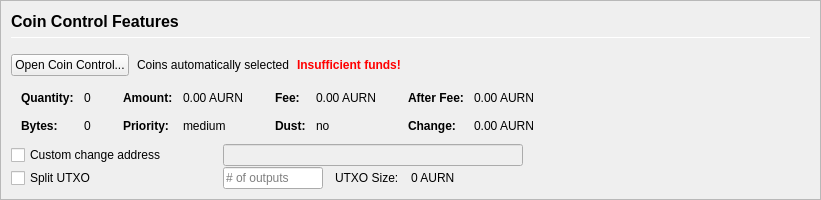
         <widget class="QFrame" name="frameCoinControl">
          <property name="sizePolicy">
           <sizepolicy hsizetype="Expanding" vsizetype="Expanding">
            <horstretch>0</horstretch>
            <verstretch>0</verstretch>
           </sizepolicy>
          </property>
          <property name="maximumSize">
           <size>
            <width>16777215</width>
            <height>16777215</height>
           </size>
          </property>
          <property name="frameShape">
           <enum>QFrame::StyledPanel</enum>
          </property>
          <property name="frameShadow">
           <enum>QFrame::Sunken</enum>
          </property>
          <layout class="QVBoxLayout" name="verticalLayoutCoinControl2">
           <property name="spacing">
            <number>0</number>
           </property>
           <property name="leftMargin">
            <number>0</number>
           </property>
           <property name="topMargin">
            <number>0</number>
           </property>
           <property name="rightMargin">
            <number>0</number>
           </property>
           <property name="bottomMargin">
            <number>0</number>
           </property>
           <item>
            <widget class="QFrame" name="frameCoinControl_BG">
             <layout class="QVBoxLayout" name="verticalLayoutCoinControl" stretch="0,0,0,0,0,0">
              <property name="spacing">
               <number>1</number>
              </property>
              <property name="leftMargin">
               <number>10</number>
              </property>
              <property name="topMargin">
               <number>10</number>
              </property>
              <item>
               <layout class="QHBoxLayout" name="horizontalLayoutCoinControl1">
                <property name="bottomMargin">
                 <number>15</number>
                </property>
                <item>
                 <layout class="QVBoxLayout" name="verticalLayout_3">
                  <property name="spacing">
                   <number>6</number>
                  </property>
                  <item>
                   <widget class="QLabel" name="labelCoinControlFeatures">
                    <property name="sizePolicy">
                     <sizepolicy hsizetype="Preferred" vsizetype="Maximum">
                      <horstretch>0</horstretch>
                      <verstretch>0</verstretch>
                     </sizepolicy>
                    </property>
                    <property name="minimumSize">
                     <size>
                      <width>0</width>
                      <height>20</height>
                     </size>
                    </property>
                    <property name="font">
                     <font>
                      <pointsize>12</pointsize>
                      <weight>75</weight>
                      <bold>true</bold>
                     </font>
                    </property>
                    <property name="styleSheet">
                     <string notr="true">font-weight:bold;</string>
                    </property>
                    <property name="text">
                     <string>Coin Control Features</string>
                    </property>
                   </widget>
                  </item>
                  <item>
                   <widget class="Line" name="line">
                    <property name="minimumSize">
                     <size>
                      <width>0</width>
                      <height>1</height>
                     </size>
                    </property>
                    <property name="maximumSize">
                     <size>
                      <width>16777215</width>
                      <height>1</height>
                     </size>
                    </property>
                    <property name="orientation">
                     <enum>Qt::Horizontal</enum>
                    </property>
                   </widget>
                  </item>
                 </layout>
                </item>
               </layout>
              </item>
              <item>
               <layout class="QHBoxLayout" name="horizontalLayoutCoinControl2" stretch="0,0,0,0">
                <property name="spacing">
                 <number>8</number>
                </property>
                <property name="bottomMargin">
                 <number>10</number>
                </property>
                <item>
                 <widget class="QPushButton" name="pushButtonCoinControl">
                  <property name="styleSheet">
                   <string notr="true"/>
                  </property>
                  <property name="text">
                   <string>Open Coin Control...</string>
                  </property>
                  <property name="autoDefault">
                   <bool>false</bool>
                  </property>
                 </widget>
                </item>
                <item>
                 <widget class="QLabel" name="labelCoinControlAutomaticallySelected">
                  <property name="text">
                   <string>Coins automatically selected</string>
                  </property>
                  <property name="margin">
                   <number>5</number>
                  </property>
                 </widget>
                </item>
                <item>
                 <widget class="QLabel" name="labelCoinControlInsuffFunds">
                  <property name="font">
                   <font>
                    <weight>75</weight>
                    <bold>true</bold>
                   </font>
                  </property>
                  <property name="styleSheet">
                   <string notr="true">color:red;font-weight:bold;</string>
                  </property>
                  <property name="text">
                   <string>Insufficient funds!</string>
                  </property>
                  <property name="margin">
                   <number>5</number>
                  </property>
                 </widget>
                </item>
                <item>
                 <spacer name="horizontalSpacerCoinControl">
                  <property name="orientation">
                   <enum>Qt::Horizontal</enum>
                  </property>
                  <property name="sizeHint" stdset="0">
                   <size>
                    <width>40</width>
                    <height>1</height>
                   </size>
                  </property>
                 </spacer>
                </item>
               </layout>
              </item>
              <item>
               <widget class="QWidget" name="widgetCoinControl" native="true">
                <property name="sizePolicy">
                 <sizepolicy hsizetype="Preferred" vsizetype="Preferred">
                  <horstretch>0</horstretch>
                  <verstretch>0</verstretch>
                 </sizepolicy>
                </property>
                <property name="minimumSize">
                 <size>
                  <width>0</width>
                  <height>0</height>
                 </size>
                </property>
                <property name="styleSheet">
                 <string notr="true"/>
                </property>
                <layout class="QHBoxLayout" name="horizontalLayoutCoinControl5">
                 <property name="leftMargin">
                  <number>0</number>
                 </property>
                 <property name="topMargin">
                  <number>0</number>
                 </property>
                 <property name="rightMargin">
                  <number>0</number>
                 </property>
                 <property name="bottomMargin">
                  <number>0</number>
                 </property>
                 <item>
                  <layout class="QHBoxLayout" name="horizontalLayoutCoinControl3" stretch="0,0,0,1">
                   <property name="spacing">
                    <number>20</number>
                   </property>
                   <property name="topMargin">
                    <number>0</number>
                   </property>
                   <property name="bottomMargin">
                    <number>10</number>
                   </property>
                   <item>
                    <layout class="QFormLayout" name="formLayoutCoinControl1">
                     <property name="horizontalSpacing">
                      <number>10</number>
                     </property>
                     <property name="verticalSpacing">
                      <number>14</number>
                     </property>
                     <property name="leftMargin">
                      <number>10</number>
                     </property>
                     <property name="topMargin">
                      <number>4</number>
                     </property>
                     <property name="rightMargin">
                      <number>6</number>
                     </property>
                     <item row="0" column="0">
                      <widget class="QLabel" name="labelCoinControlQuantityText">
                       <property name="font">
                        <font>
                         <weight>75</weight>
                         <bold>true</bold>
                        </font>
                       </property>
                       <property name="text">
                        <string>Quantity:</string>
                       </property>
                       <property name="margin">
                        <number>0</number>
                       </property>
                      </widget>
                     </item>
                     <item row="0" column="1">
                      <widget class="QLabel" name="labelCoinControlQuantity">
                       <property name="cursor">
                        <cursorShape>IBeamCursor</cursorShape>
                       </property>
                       <property name="contextMenuPolicy">
                        <enum>Qt::ActionsContextMenu</enum>
                       </property>
                       <property name="text">
                        <string notr="true">0</string>
                       </property>
                       <property name="margin">
                        <number>0</number>
                       </property>
                       <property name="textInteractionFlags">
                        <set>Qt::LinksAccessibleByMouse|Qt::TextSelectableByKeyboard|Qt::TextSelectableByMouse</set>
                       </property>
                      </widget>
                     </item>
                     <item row="1" column="0">
                      <widget class="QLabel" name="labelCoinControlBytesText">
                       <property name="font">
                        <font>
                         <weight>75</weight>
                         <bold>true</bold>
                        </font>
                       </property>
                       <property name="text">
                        <string>Bytes:</string>
                       </property>
                      </widget>
                     </item>
                     <item row="1" column="1">
                      <widget class="QLabel" name="labelCoinControlBytes">
                       <property name="cursor">
                        <cursorShape>IBeamCursor</cursorShape>
                       </property>
                       <property name="contextMenuPolicy">
                        <enum>Qt::ActionsContextMenu</enum>
                       </property>
                       <property name="text">
                        <string notr="true">0</string>
                       </property>
                       <property name="textInteractionFlags">
                        <set>Qt::LinksAccessibleByMouse|Qt::TextSelectableByKeyboard|Qt::TextSelectableByMouse</set>
                       </property>
                      </widget>
                     </item>
                    </layout>
                   </item>
                   <item>
                    <layout class="QFormLayout" name="formLayoutCoinControl2">
                     <property name="horizontalSpacing">
                      <number>10</number>
                     </property>
                     <property name="verticalSpacing">
                      <number>14</number>
                     </property>
                     <property name="leftMargin">
                      <number>6</number>
                     </property>
                     <property name="topMargin">
                      <number>4</number>
                     </property>
                     <property name="rightMargin">
                      <number>6</number>
                     </property>
                     <item row="0" column="0">
                      <widget class="QLabel" name="labelCoinControlAmountText">
                       <property name="font">
                        <font>
                         <weight>75</weight>
                         <bold>true</bold>
                        </font>
                       </property>
                       <property name="text">
                        <string>Amount:</string>
                       </property>
                       <property name="margin">
                        <number>0</number>
                       </property>
                      </widget>
                     </item>
                     <item row="0" column="1">
                      <widget class="QLabel" name="labelCoinControlAmount">
                       <property name="cursor">
                        <cursorShape>IBeamCursor</cursorShape>
                       </property>
                       <property name="contextMenuPolicy">
                        <enum>Qt::ActionsContextMenu</enum>
                       </property>
                       <property name="text">
                        <string notr="true">0.00 AURN</string>
                       </property>
                       <property name="textInteractionFlags">
                        <set>Qt::LinksAccessibleByMouse|Qt::TextSelectableByKeyboard|Qt::TextSelectableByMouse</set>
                       </property>
                      </widget>
                     </item>
                     <item row="1" column="0">
                      <widget class="QLabel" name="labelCoinControlPriorityText">
                       <property name="font">
                        <font>
                         <weight>75</weight>
                         <bold>true</bold>
                        </font>
                       </property>
                       <property name="text">
                        <string>Priority:</string>
                       </property>
                      </widget>
                     </item>
                     <item row="1" column="1">
                      <widget class="QLabel" name="labelCoinControlPriority">
                       <property name="cursor">
                        <cursorShape>IBeamCursor</cursorShape>
                       </property>
                       <property name="contextMenuPolicy">
                        <enum>Qt::ActionsContextMenu</enum>
                       </property>
                       <property name="text">
                        <string>medium</string>
                       </property>
                       <property name="textInteractionFlags">
                        <set>Qt::LinksAccessibleByMouse|Qt::TextSelectableByKeyboard|Qt::TextSelectableByMouse</set>
                       </property>
                      </widget>
                     </item>
                    </layout>
                   </item>
                   <item>
                    <layout class="QFormLayout" name="formLayoutCoinControl3">
                     <property name="horizontalSpacing">
                      <number>10</number>
                     </property>
                     <property name="verticalSpacing">
                      <number>14</number>
                     </property>
                     <property name="leftMargin">
                      <number>6</number>
                     </property>
                     <property name="topMargin">
                      <number>4</number>
                     </property>
                     <property name="rightMargin">
                      <number>6</number>
                     </property>
                     <item row="0" column="0">
                      <widget class="QLabel" name="labelCoinControlFeeText">
                       <property name="font">
                        <font>
                         <weight>75</weight>
                         <bold>true</bold>
                        </font>
                       </property>
                       <property name="text">
                        <string>Fee:</string>
                       </property>
                       <property name="margin">
                        <number>0</number>
                       </property>
                      </widget>
                     </item>
                     <item row="0" column="1">
                      <widget class="QLabel" name="labelCoinControlFee">
                       <property name="cursor">
                        <cursorShape>IBeamCursor</cursorShape>
                       </property>
                       <property name="contextMenuPolicy">
                        <enum>Qt::ActionsContextMenu</enum>
                       </property>
                       <property name="text">
                        <string notr="true">0.00 AURN</string>
                       </property>
                       <property name="textInteractionFlags">
                        <set>Qt::LinksAccessibleByMouse|Qt::TextSelectableByKeyboard|Qt::TextSelectableByMouse</set>
                       </property>
                      </widget>
                     </item>
                     <item row="1" column="0">
                      <widget class="QLabel" name="labelCoinControlLowOutputText">
                       <property name="font">
                        <font>
                         <weight>75</weight>
                         <bold>true</bold>
                        </font>
                       </property>
                       <property name="text">
                        <string>Dust:</string>
                       </property>
                      </widget>
                     </item>
                     <item row="1" column="1">
                      <widget class="QLabel" name="labelCoinControlLowOutput">
                       <property name="cursor">
                        <cursorShape>IBeamCursor</cursorShape>
                       </property>
                       <property name="contextMenuPolicy">
                        <enum>Qt::ActionsContextMenu</enum>
                       </property>
                       <property name="text">
                        <string>no</string>
                       </property>
                       <property name="textInteractionFlags">
                        <set>Qt::LinksAccessibleByMouse|Qt::TextSelectableByKeyboard|Qt::TextSelectableByMouse</set>
                       </property>
                      </widget>
                     </item>
                    </layout>
                   </item>
                   <item>
                    <layout class="QFormLayout" name="formLayoutCoinControl4">
                     <property name="horizontalSpacing">
                      <number>10</number>
                     </property>
                     <property name="verticalSpacing">
                      <number>14</number>
                     </property>
                     <property name="leftMargin">
                      <number>6</number>
                     </property>
                     <property name="topMargin">
                      <number>4</number>
                     </property>
                     <property name="rightMargin">
                      <number>6</number>
                     </property>
                     <item row="0" column="0">
                      <widget class="QLabel" name="labelCoinControlAfterFeeText">
                       <property name="font">
                        <font>
                         <weight>75</weight>
                         <bold>true</bold>
                        </font>
                       </property>
                       <property name="text">
                        <string>After Fee:</string>
                       </property>
                       <property name="margin">
                        <number>0</number>
                       </property>
                      </widget>
                     </item>
                     <item row="0" column="1">
                      <widget class="QLabel" name="labelCoinControlAfterFee">
                       <property name="cursor">
                        <cursorShape>IBeamCursor</cursorShape>
                       </property>
                       <property name="contextMenuPolicy">
                        <enum>Qt::ActionsContextMenu</enum>
                       </property>
                       <property name="text">
                        <string notr="true">0.00 AURN</string>
                       </property>
                       <property name="textInteractionFlags">
                        <set>Qt::LinksAccessibleByMouse|Qt::TextSelectableByKeyboard|Qt::TextSelectableByMouse</set>
                       </property>
                      </widget>
                     </item>
                     <item row="1" column="0">
                      <widget class="QLabel" name="labelCoinControlChangeText">
                       <property name="font">
                        <font>
                         <weight>75</weight>
                         <bold>true</bold>
                        </font>
                       </property>
                       <property name="text">
                        <string>Change:</string>
                       </property>
                      </widget>
                     </item>
                     <item row="1" column="1">
                      <widget class="QLabel" name="labelCoinControlChange">
                       <property name="cursor">
                        <cursorShape>IBeamCursor</cursorShape>
                       </property>
                       <property name="contextMenuPolicy">
                        <enum>Qt::ActionsContextMenu</enum>
                       </property>
                       <property name="text">
                        <string notr="true">0.00 AURN</string>
                       </property>
                       <property name="textInteractionFlags">
                        <set>Qt::LinksAccessibleByMouse|Qt::TextSelectableByKeyboard|Qt::TextSelectableByMouse</set>
                       </property>
                      </widget>
                     </item>
                    </layout>
                   </item>
                  </layout>
                 </item>
                </layout>
               </widget>
              </item>
              <item>
               <layout class="QHBoxLayout" name="horizontalLayoutCoinControl4">
                <property name="spacing">
                 <number>12</number>
                </property>
                <property name="sizeConstraint">
                 <enum>QLayout::SetDefaultConstraint</enum>
                </property>
                <property name="topMargin">
                 <number>0</number>
                </property>
                <property name="rightMargin">
                 <number>0</number>
                </property>
                <item>
                 <widget class="QCheckBox" name="checkBoxCoinControlChange">
                  <property name="sizePolicy">
                   <sizepolicy hsizetype="Preferred" vsizetype="Preferred">
                    <horstretch>0</horstretch>
                    <verstretch>0</verstretch>
                   </sizepolicy>
                  </property>
                  <property name="minimumSize">
                   <size>
                    <width>200</width>
                    <height>0</height>
                   </size>
                  </property>
                  <property name="maximumSize">
                   <size>
                    <width>200</width>
                    <height>16777215</height>
                   </size>
                  </property>
                  <property name="toolTip">
                   <string>If this is activated, but the change address is empty or invalid, change will be sent to a newly generated address.</string>
                  </property>
                  <property name="text">
                   <string>Custom change address</string>
                  </property>
                 </widget>
                </item>
                <item>
                 <widget class="QValidatedLineEdit" name="lineEditCoinControlChange">
                  <property name="enabled">
                   <bool>false</bool>
                  </property>
                  <property name="sizePolicy">
                   <sizepolicy hsizetype="Preferred" vsizetype="Preferred">
                    <horstretch>0</horstretch>
                    <verstretch>0</verstretch>
                   </sizepolicy>
                  </property>
                  <property name="minimumSize">
                   <size>
                    <width>300</width>
                    <height>0</height>
                   </size>
                  </property>
                 </widget>
                </item>
                <item>
                 <widget class="QLabel" name="labelCoinControlChangeLabel">
                  <property name="sizePolicy">
                   <sizepolicy hsizetype="Preferred" vsizetype="Preferred">
                    <horstretch>0</horstretch>
                    <verstretch>0</verstretch>
                   </sizepolicy>
                  </property>
                  <property name="minimumSize">
                   <size>
                    <width>100</width>
                    <height>0</height>
                   </size>
                  </property>
                  <property name="text">
                   <string/>
                  </property>
                  <property name="margin">
                   <number>3</number>
                  </property>
                 </widget>
                </item>
               </layout>
              </item>
              <item>
               <layout class="QHBoxLayout" name="horizontalLayoutCoinControl6">
                <property name="spacing">
                 <number>12</number>
                </property>
                <property name="rightMargin">
                 <number>0</number>
                </property>
                <item>
                 <widget class="QCheckBox" name="splitBlockCheckBox">
                  <property name="sizePolicy">
                   <sizepolicy hsizetype="Preferred" vsizetype="Preferred">
                    <horstretch>0</horstretch>
                    <verstretch>0</verstretch>
                   </sizepolicy>
                  </property>
                  <property name="minimumSize">
                   <size>
                    <width>200</width>
                    <height>0</height>
                   </size>
                  </property>
                  <property name="maximumSize">
                   <size>
                    <width>200</width>
                    <height>16777215</height>
                   </size>
                  </property>
                  <property name="text">
                   <string>Split UTXO</string>
                  </property>
                 </widget>
                </item>
                <item>
                 <widget class="QLineEdit" name="splitBlockLineEdit">
                  <property name="sizePolicy">
                   <sizepolicy hsizetype="Preferred" vsizetype="Preferred">
                    <horstretch>50</horstretch>
                    <verstretch>0</verstretch>
                   </sizepolicy>
                  </property>
                  <property name="minimumSize">
                   <size>
                    <width>100</width>
                    <height>0</height>
                   </size>
                  </property>
                  <property name="maximumSize">
                   <size>
                    <width>100</width>
                    <height>16777215</height>
                   </size>
                  </property>
                  <property name="placeholderText">
                   <string># of outputs</string>
                  </property>
                 </widget>
                </item>
                <item>
                 <widget class="QLabel" name="labelBlockSizeText">
                  <property name="text">
                   <string>UTXO Size:</string>
                  </property>
                 </widget>
                </item>
                <item>
                 <widget class="QLabel" name="labelBlockSize">
                  <property name="text">
                   <string>0 AURN</string>
                  </property>
                 </widget>
                </item>
                <item>
                 <spacer name="horizontalSpacer_7">
                  <property name="orientation">
                   <enum>Qt::Horizontal</enum>
                  </property>
                  <property name="sizeHint" stdset="0">
                   <size>
                    <width>40</width>
                    <height>20</height>
                   </size>
                  </property>
                 </spacer>
                </item>
               </layout>
              </item>
              <item>
               <spacer name="verticalSpacerCoinControl">
                <property name="orientation">
                 <enum>Qt::Vertical</enum>
                </property>
                <property name="sizeHint" stdset="0">
                 <size>
                  <width>800</width>
                  <height>1</height>
                 </size>
                </property>
               </spacer>
              </item>
             </layout>
            </widget>
           </item>
          </layout>
         </widget>
